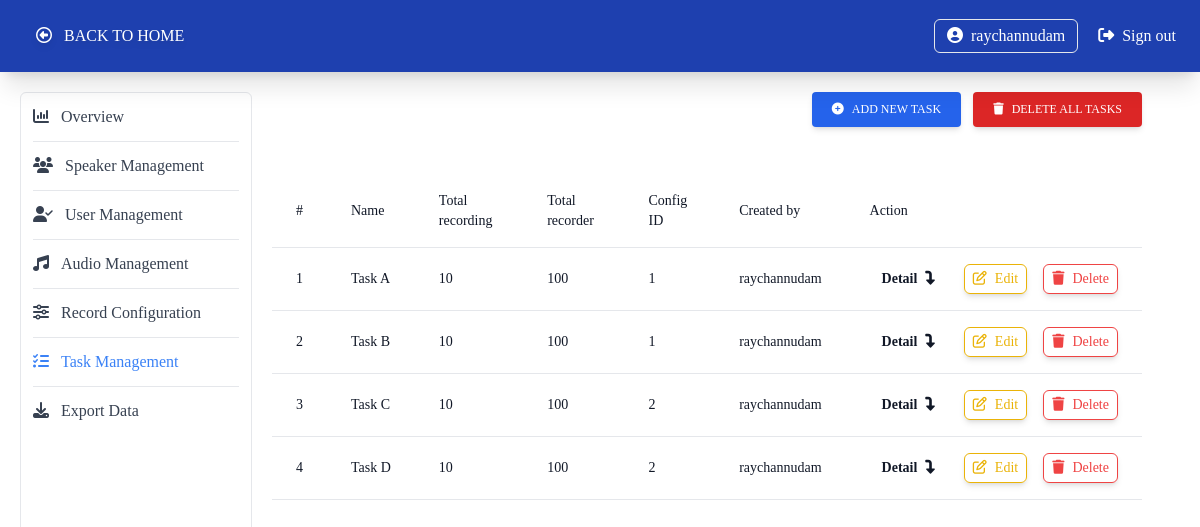
Page /dashboard/assign-task (signed in) on the committed database.
### src/models/user.py (models this page shows, shortened)
class User (db.Model, UserMixin):
    id = db.Column(db.Integer(), primary_key=True)
    username = db.Column(db.String(), nullable=False, unique=True)
    email = db.Column(db.String(), nullable=False)
    password_hash = db.Column(db.String(), nullable=False, default="password_disable")
    is_active = db.Column(db.Boolean(), nullable=False, default=True)
    created_at = db.Column(db.String(), nullable=False, default=datetime.now().strftime("%d/%m/%Y_%H:%M:%S"))
    updated_at = db.Column(db.String(), nullable=False, default=datetime.now().strftime("%d/%m/%Y_%H:%M:%S"))
    @property
    def password(self):
        return self.password
    roles = db.relationship('Role', secondary=user_role, backref='users', lazy=True)
    speaker = db.relationship('Speaker', backref="user", lazy=True, uselist=False)
    tasks = db.relationship('Task', backref='created_by', lazy=True)
    export_histories = db.relationship('ExportHistory', backref='user', lazy=True)

### src/models/task.py (models this page shows)
class Task (db.Model):
    id = db.Column(db.Integer(), primary_key=True)
    name = db.Column(db.String(), nullable=False, unique=True)
    description = db.Column(db.String(length=500), nullable=True)
    created_at = db.Column(db.String(), nullable=False, default=datetime.now().strftime("%d/%m/%Y_%H:%M:%S"))
    updated_at = db.Column(db.String(), nullable=False, default=datetime.now().strftime("%d/%m/%Y_%H:%M:%S"))
    from src.models import recording
    recordings = db.relationship('Recording', backref='task', lazy=True)
    created_user_id = db.Column(db.Integer(), db.ForeignKey('user.id'), nullable=False)
    record_config_id = db.Column(db.Integer(), db.ForeignKey('record_config.id'), nullable=True)

### src/routes/dashboard_routes.py (the view, shortened to what this page needs)
@app.route('/dashboard/assign-task', methods=['GET', 'POST'])
@login_required
@admin_required
def dashboard_assign_task():
    assign_task_form = AssignTaskForm()
    edit_task_form = EditTaskForm()
    recordConfigs = recordConfigController.get_all_record_config()
    tasks = taskController.get_all_task()
    return render_template('dashboard/assign_task.html', tasks=tasks, assign_task_form=assign_task_form, recordConfigs=recordConfigs, edit_task_form=edit_task_form)

### src/templates/dashboard/assign_task.html (shortened to what this page needs)
{% extends 'dashboard/dashboard.html' %}
{% block dashboard_content %}
<div class="flex flex-col space-y-10 items-end text-gray-700 pb-28">
    <div class="flex flex-row space-x-3 items-center">
        <div>
            <button type="button"
                class="inline-block px-5 py-2.5 bg-blue-600 text-white font-medium text-xs leading-tight uppercase rounded shadow-md hover:bg-blue-700 hover:shadow-lg focus:bg-blue-700 focus:shadow-lg focus:outline-none focus:ring-0 active:bg-blue-800 active:shadow-lg transition duration-150 ease-in-out"
                data-bs-toggle="modal" data-bs-target="#addNewTask">
                <div class="flex flex-row space-x-2 items-center">
                    <div>
                        <i class="fa-solid fa-circle-plus"></i>
                    </div>
                    <div>
                        Add new task
                    </div>
                </div>
            </button>
        </div>
        <div>
            <a href=""
                class="inline-block px-5 py-2.5 bg-red-600 text-white font-medium text-xs leading-tight uppercase rounded shadow-md hover:bg-red-700 hover:shadow-lg focus:bg-red-700 focus:shadow-lg focus:outline-none focus:ring-0 active:bg-red-800 active:shadow-lg transition duration-150 ease-in-out">
                <div class="flex flex-row space-x-2 items-center">
                    <div>
                        <i class="fa-solid fa-trash"></i>
                    </div>
                    <div>
                        Delete all tasks
                    </div>
                </div>
            </a>
        </div>
    </div>
    <div class="flex flex-col self-start w-full text-gray-700">
        <div class="overflow-x-auto sm:-mx-6 lg:-mx-8">
            <div class="py-2 inline-block min-w-full sm:px-6 lg:px-8">
                <div class="overflow-hidden">
                    <table class="min-w-full">
                        <thead class="bg-white border-b">
                            <tr>
                                <th scope="col" class="text-sm font-medium text-gray-900 px-6 py-4 text-left">
                                    #
                                </th>
                                <th scope="col" class="text-sm font-medium text-gray-900 px-6 py-4 text-left">
                                    Name
                                </th>
                                <th scope="col" class="text-sm font-medium text-gray-900 px-6 py-4 text-left">
                                    Total recording
                                </th>
                                <th scope="col" class="text-sm font-medium text-gray-900 px-6 py-4 text-left">
                                    Total recorder
                                </th>
                                <th scope="col" class="text-sm font-medium text-gray-900 px-6 py-4 text-left">
                                    Config ID
                                </th>
                                <th scope="col" class="text-sm font-medium text-gray-900 px-6 py-4 text-left">
                                    Created by
                                </th>
                                <th scope="col" class="text-sm font-medium text-gray-900 px-6 py-4 text-left">
                                    Action
                                </th>
                            </tr>
                        </thead>
                        <tbody>
                            {% for task in tasks %}
                            <tr class="bg-white border-b transition duration-300 ease-in-out hover:bg-gray-100">
                                <td class="px-6 py-4 whitespace-nowrap text-sm font-medium text-gray-900">{{task.id}}
                                </td>
                                <td class="text-sm text-gray-900 font-light px-6 py-4 whitespace-nowrap">
                                    {{task.name}}
                                </td>
                                <td class="text-sm text-gray-900 font-light px-6 py-4 whitespace-nowrap">
                                    10
                                </td>
                                <td class="text-sm text-gray-900 font-light px-6 py-4 whitespace-nowrap">
                                    100
                                </td>
                                <td class="text-sm text-gray-900 font-light px-6 py-4 whitespace-nowrap">
                                    {{task.record_config_id}}
                                </td>
                                <td class="text-sm text-gray-900 font-light px-6 py-4 whitespace-nowrap">
                                    {{task.created_by.username}}
                                </td>
                                <td class="text-sm text-gray-900 font-light px-6 py-4 whitespace-nowrap">
                                    <div class="flex flex-row space-x-4 items-center text-sm">
                                        <div>
                                            <a href="/dashboard/assign-task/detail/{{task.id}}">
                                                <div
                                                    class="flex flex-row space-x-2 items-center px-3 py-1 hover:shadow-md font-bold">
                                                    <div>
                                                        <p>Detail</p>
                                                    </div>
                                                    <div>
                                                        <i class="fa-solid fa-turn-down"></i>
                                                    </div>
                                                </div>
                                            </a>
                                        </div>
                                        <div>
                                            <a type="button" data-bs-toggle="modal"
                                                data-bs-target="#editTask{{task.id}}">
                                                <div
                                                    class="flex flex-row space-x-2 items-center text-yellow-500 border border-yellow-500 px-2 py-1 rounded-md shadow-md cursor-pointer">
                                                    <div>
                                                        <i class="fa-regular fa-pen-to-square"></i>
                                                    </div>
                                                    <div>
                                                        Edit
                                                    </div>
                                                </div>
                                            </a>
                                        </div>
                                        <div>
                                            <a href="/dashboard/assign-task/delete/{{task.id}}">
                                                <div
                                                    class="flex flex-row space-x-2 items-center text-red-500 border border-red-500 px-2 py-1 rounded-md shadow-md cursor-pointer">
                                                    <div>
                                                        <i class="fa-solid fa-trash"></i>
                                                    </div>
                                                    <div>
                                                        Delete
                                                    </div>
                                                </div>
                                            </a>
                                        </div>
                                    </div>
                                </td>
                            </tr>
                            {% endfor %}
                        </tbody>
                    </table>
                </div>
            </div>
        </div>
    </div>
</div>
{% endblock %}

### src/templates/includes/navbar.html (shortened to what this page needs)
<div class=" hidden sm:block">
  <div class="sticky">
    <div class="w-screen p-3 px-6 bg-blue-800 text-white shadow-xl">
      <div class="sm:flex flex-row items-center justify-between hidden">
        <div class="flex flex-row space-x-8 items-center">
          <div class="uppercase">
            <h1>
              <a href="{{ url_for('home_page') }}">
                <div class="flex flex-row space-x-3 drop-shadow-md p-3 rounded-md text-white hover:bg-white hover:text-blue-500 hover:shadow-md">
                  <div>
                    <i class="fa-regular fa-circle-left"></i>
                  </div>
                  <div>
                    Back to home
                  </div>
                </div>
              </a>
            </h1>
          </div>
        </div>
        {% if current_user.is_authenticated %}
          <div class="flex flex-row space-x-5 items-center">
            <div class="flex flex-row space-x-2 items-center border rounded-md px-3 py-1 hover:bg-white hover:text-gray-700">
              <div>
                <i class="fa-solid fa-circle-user"></i>
              </div>
              <div>
                <a href="">{{current_user.username}}</a>
              </div>
            </div>
            <div class="flex-row space-x-2 items-center flex">
              <div>
                <i class="fa-solid fa-right-from-bracket"></i>
              </div>
              <div>
                <a href="{{url_for('signout_page')}}">Sign out</a>
              </div>
            </div>
          </div>
        {% endif %}
      </div>
  </div>
  </div>
</div>

### rows in the picture
User: username "raychannudam"
Task: id "1", name "Task A", record_config_id "1", created_by.username "raychannudam"
Task: id "2", name "Task B", record_config_id "1", created_by.username "raychannudam"
Task: id "3", name "Task C", record_config_id "2", created_by.username "raychannudam"
Task: id "4", name "Task D", record_config_id "2", created_by.username "raychannudam"
